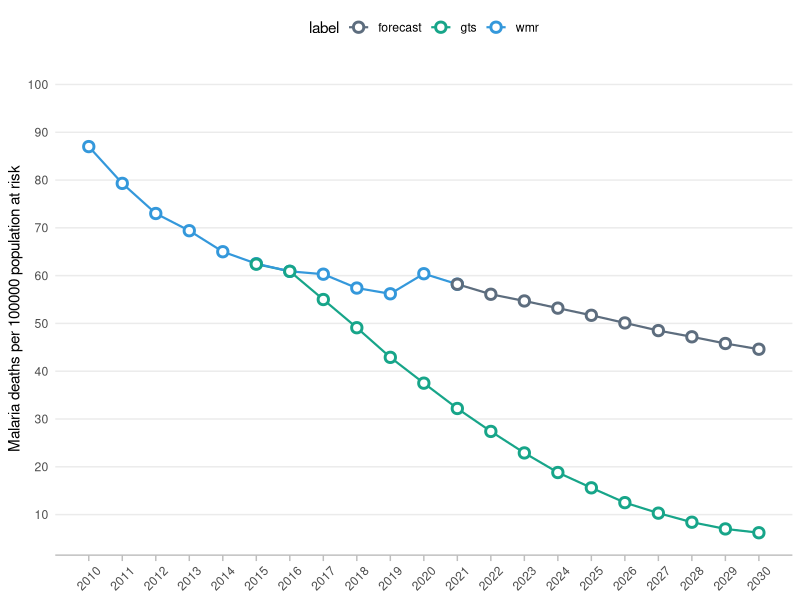

Write the R code that produced this figure.
# Malaria plot (lines & points)
# 2024-05-15
# Peter R.

# Aim: Recreated malaria_fig1.png without access to the raw data.

# Notes
# - data were extracted from PNG with https://automeris.io/WebPlotDigitizer/ 
# - In a nutshell, I uploaded an image to the app and traced the data
# - I finished off the fig using Adobe Illustrator


library(ggplot2)

  
wmr <- read.csv("./data/wmr_data.csv", header=F)
gts <- read.csv("./data/gts_data.csv", header=F)

wmr2 <- wmr
wmr2$V1 <- round(wmr$V1)
wmr2$V2 <- round(wmr$V2,1)

gts2 <- gts
gts2$V1 <- round(gts$V1)
gts2$V2 <- round(gts$V2,1)

wmr2_up <- rbind.data.frame(c(2015, 62.5),
                            c(2020, 60.4),
                            c(2021, 58.2),
                            c(2025, 51.7),
                            c(2030, 44.6))

names(wmr2_up) <- c("V1", "V2")


wmr2[6, 1:2] <- wmr2_up[1, 1:2]
wmr2[11, 1:2] <- wmr2_up[2, 1:2]
wmr2[12, 1:2] <- wmr2_up[3, 1:2]
wmr2[16, 1:2] <- wmr2_up[4, 1:2]
wmr2[21, 1:2] <- wmr2_up[5, 1:2]
wmr2

wmr3 <- wmr2[1:12,] 
wmr3$label <- c("wmr")


gts2_up <- rbind.data.frame(c(2020, 37.5),
                            c(2021, 32.2),
                            c(2025, 15.6)
                            )
names(gts2_up) <- c("V1", "V2")
gts2[11, 1:2] <- gts2_up[1, 1:2]
gts2[12, 1:2] <- gts2_up[2, 1:2]
gts2[16, 1:2] <- gts2_up[3, 1:2]
gts2

gts3 <- gts2[6:21,] # plot this
gts3$label <- c("gts")

forecast1 <- wmr2[12:21,] # plot this
forecast1$label <- c("forecast")


cbind.data.frame(wmr2, V3=gts2[,2])

df1 <- rbind(rbind(wmr3, gts3, forecast1))


pdf("./plots/fig1_v1.pdf", width = 6.46, height = 4.88)
plot1 <- ggplot(data=df1, aes(x=V1, y=V2, group=label)) +
  geom_line( aes(color=label), size=0.75)+
  geom_point(aes(color=label), shape=21, fill='white', stroke=1.5, size=2.5) +
  scale_color_manual(values=c("#5D6D7E", "#17A589", "#3498DB" )) +
     #scale_color_manual(values=c("#CC6666", "#9999CC", "#999999" )) +
 expand_limits(y = 100) +  theme_minimal()

#expand_limits(y = 0)
plot1 + scale_y_continuous(breaks=seq(0,100,10)) + scale_x_continuous(breaks=seq(2010,2030,1)) +
  ylab("Malaria deaths per 100000 population at risk") +
theme(panel.grid.minor.x=element_blank(), panel.grid.major.x=element_blank(), panel.grid.minor.y=element_blank(), 
      axis.text.x = element_text(angle = 45, vjust = 0.5, hjust=0.5), axis.title.x=element_blank(), 
      axis.ticks.length.x=unit(0.15, "cm"), axis.ticks.x= element_line(color="gray"),
      axis.line.x = element_line(color="gray", size = 0.5),
      legend.position="top")

dev.off()


